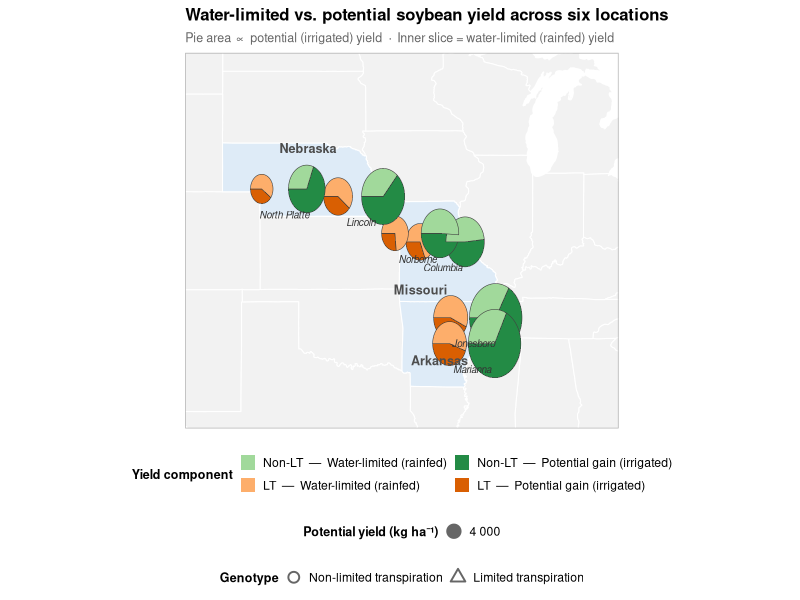
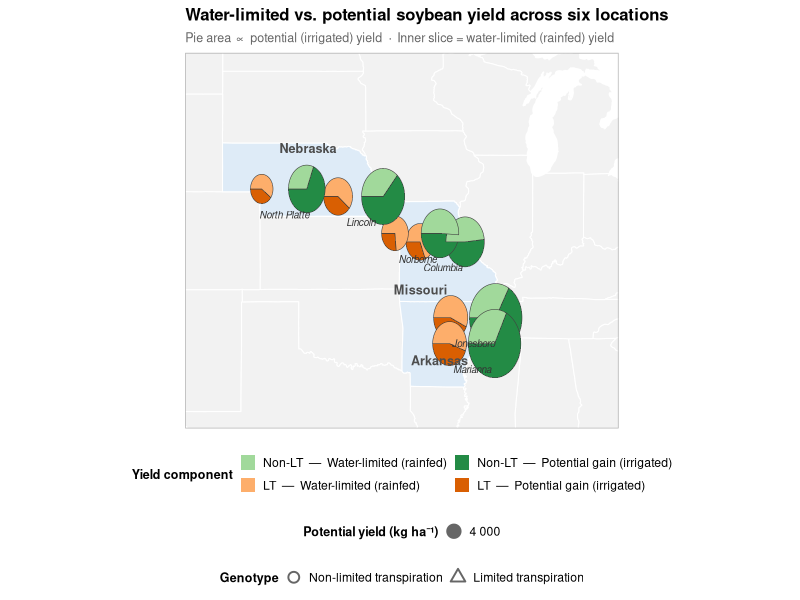

Reproduce these figures in R, in order.
## Map figure: water-limited (rainfed) vs potential (irrigated) yield
## Pie charts via ggforce::geom_arc_bar at 6 locations — LT vs non-LT soybean

setwd("/home/user/LT-trait")

library(dplyr)
library(tidyr)
library(ggplot2)
library(ggforce)
library(maps)
library(readxl)

## ── Site coordinates (2 per state) ───────────────────────────────────────────

sites <- tibble(
  Location = c("Jonesboro", "Marianna",
                "Columbia",  "Norborne",
                "Lincoln",   "North Platte"),
  State    = c("AR", "AR", "MO", "MO", "NE", "NE"),
  lat      = c(35.84, 34.78, 38.95, 39.30, 40.81, 41.12),
  lon      = c(-90.70, -90.76, -92.33, -93.67, -96.70, -100.77)
)

## ── Yield data ────────────────────────────────────────────────────────────────

ssm.model <- read_excel("SoybeanSSM_sims2.xlsx")

yield_data <- ssm.model %>%
  filter(Crop %in% c("SOYBEAN-MG4", "SOYBEAN-LT1.5-MG4",
                     "SOYBEAN-LT1.5-MG3", "SOYBEAN-MG3")) %>%
  mutate(Genotype = ifelse(Crop %in% c("SOYBEAN-MG4", "SOYBEAN-MG3"),
                           "Non-limited transpiration",
                           "Limited transpiration"),
         Genotype = factor(Genotype,
                           levels = c("Non-limited transpiration",
                                      "Limited transpiration"))) %>%
  group_by(Location, Genotype, water_mgmt) %>%
  summarise(Yield = mean(Yield_kgha, na.rm = TRUE), .groups = "drop") %>%
  pivot_wider(names_from = water_mgmt, values_from = Yield) %>%
  left_join(sites, by = "Location") %>%
  ## offset LT west, non-LT east so pies don't overlap
  mutate(lon_pie = ifelse(Genotype == "Limited transpiration",
                          lon - 1.2, lon + 1.2),
         ## radius in map-degree units, scaled to potential yield
         r = Irrigated / max(Irrigated) * 1.4)

## ── Build geom_arc_bar pie data ───────────────────────────────────────────────
## geom_arc_bar needs: x0, y0, r, r0, start, end, fill

make_arcs <- function(df) {
  df %>%
    rowwise() %>%
    mutate(
      total       = Irrigated,
      frac_rain   = Rainfed  / total,
      frac_irr    = 1 - frac_rain,
      ## water-limited slice (rainfed)
      start_rain  = -pi / 2,
      end_rain    = start_rain + frac_rain * 2 * pi,
      ## potential-gain slice (irrigated beyond rainfed)
      start_irr   = end_rain,
      end_irr     = start_rain + 2 * pi
    ) %>%
    ungroup() %>%
    ## pivot to one row per slice
    select(Location, Genotype, State, lat, lon, lon_pie, r,
           Rainfed, Irrigated,
           start_rain, end_rain, start_irr, end_irr) %>%
    pivot_longer(cols = c(start_rain, start_irr),
                 names_to  = "slice_start_col",
                 values_to = "start") %>%
    mutate(
      end   = ifelse(slice_start_col == "start_rain", end_rain, end_irr),
      slice = ifelse(slice_start_col == "start_rain",
                     "Water-limited (Rainfed)",
                     "Potential gain (Irrigated)")
    ) %>%
    select(Location, Genotype, State, lat, lon, lon_pie, r,
           Rainfed, Irrigated, start, end, slice)
}

arc_data <- make_arcs(yield_data)

## ── Colour palette ────────────────────────────────────────────────────────────

fill_colours <- c(
  "Non-limited transpiration|Water-limited (Rainfed)"   = "#a1d99b",
  "Non-limited transpiration|Potential gain (Irrigated)" = "#238b45",
  "Limited transpiration|Water-limited (Rainfed)"       = "#fdae6b",
  "Limited transpiration|Potential gain (Irrigated)"    = "#d95f02"
)

arc_data <- arc_data %>%
  mutate(fill_key = paste(Genotype, slice, sep = "|"))

## ── Bubble summary for geom_point legend ─────────────────────────────────────

bubble_ref <- tibble(
  lon_pie = -104, lat = c(34.5, 36.5, 38.5),
  r_raw   = yield_data$Irrigated[c(1,3,5)],   # example yields
  r       = yield_data$r[c(1,3,5)],
  label   = paste0(round(yield_data$Irrigated[c(1,3,5)]), " kg/ha")
)

## ── Map layers ────────────────────────────────────────────────────────────────

us_states   <- map_data("state")
focus_states <- c("arkansas", "missouri", "nebraska")

p_map <- ggplot() +

  ## base CONUS
  geom_polygon(data = us_states,
               aes(x = long, y = lat, group = group),
               fill = "grey95", colour = "white", linewidth = 0.35) +

  ## highlight study states
  geom_polygon(data = filter(us_states, region %in% focus_states),
               aes(x = long, y = lat, group = group),
               fill = "#deebf7", colour = "white", linewidth = 0.35) +

  ## site dot (geom_point) — size proportional to potential (irrigated) yield,
  ## drawn beneath pies as a subtle anchor
  geom_point(data = yield_data,
             aes(x = lon_pie, y = lat,
                 size  = Irrigated,
                 shape = Genotype),
             colour = "grey40", fill = NA, stroke = 0.8,
             show.legend = TRUE) +

  ## pie charts via geom_arc_bar
  geom_arc_bar(data = arc_data,
               aes(x0 = lon_pie, y0 = lat,
                   r0 = 0, r = r,
                   start = start, end = end,
                   fill  = fill_key),
               colour = "grey25", linewidth = 0.2) +

  ## state labels
  annotate("text",
           x = c(-92.5, -93.5, -99.5),
           y = c(34.1,  37.0,  42.8),
           label = c("Arkansas", "Missouri", "Nebraska"),
           fontface = "bold", size = 3.2, colour = "grey30") +

  ## location labels
  geom_text(data = sites,
            aes(x = lon, y = lat, label = Location),
            nudge_y = -1.05, size = 2.5, colour = "grey20", fontface = "italic") +

  ## scales
  scale_fill_manual(
    values = fill_colours,
    labels = c(
      "Non-limited transpiration|Water-limited (Rainfed)"    = "Non-LT  —  Water-limited (rainfed)",
      "Non-limited transpiration|Potential gain (Irrigated)"  = "Non-LT  —  Potential gain (irrigated)",
      "Limited transpiration|Water-limited (Rainfed)"        = "LT  —  Water-limited (rainfed)",
      "Limited transpiration|Potential gain (Irrigated)"     = "LT  —  Potential gain (irrigated)"
    ),
    breaks = c(
      "Non-limited transpiration|Water-limited (Rainfed)",
      "Non-limited transpiration|Potential gain (Irrigated)",
      "Limited transpiration|Water-limited (Rainfed)",
      "Limited transpiration|Potential gain (Irrigated)"
    ),
    name = "Yield component"
  ) +

  scale_size_continuous(
    name   = "Potential yield (kg ha⁻¹)",
    range  = c(2, 8),
    breaks = c(2000, 3000, 4000),
    labels = c("2 000", "3 000", "4 000")
  ) +

  scale_shape_manual(
    name   = "Genotype",
    values = c("Non-limited transpiration" = 21,
               "Limited transpiration"      = 24)
  ) +

  coord_fixed(1.3, xlim = c(-105, -84), ylim = c(32, 46)) +

  labs(
    x        = NULL, y = NULL,
    title    = "Water-limited vs. potential soybean yield across six locations",
    subtitle = "Pie area ∝ potential (irrigated) yield  ·  Inner slice = water-limited (rainfed) yield"
  ) +

  theme_bw(base_size = 11) +
  theme(
    axis.text        = element_blank(),
    axis.ticks       = element_blank(),
    panel.grid       = element_blank(),
    legend.position  = "bottom",
    legend.box       = "vertical",
    legend.key.size  = unit(0.75, "lines"),
    legend.title     = element_text(face = "bold", size = 9),
    plot.title       = element_text(face = "bold", size = 12),
    plot.subtitle    = element_text(colour = "grey40", size = 9),
    panel.border     = element_rect(colour = "grey70")
  ) +
  guides(
    fill  = guide_legend(order = 1, nrow = 2, byrow = TRUE,
                         override.aes = list(colour = NA)),
    size  = guide_legend(order = 2),
    shape = guide_legend(order = 3,
                         override.aes = list(size = 3, stroke = 1))
  )

ggsave("Fig_map_yields.png",  plot = p_map,
       width = 22, height = 17, units = "cm", dpi = 150, bg = "white")
ggsave("Fig_map_yields.tiff", plot = p_map,
       width = 22, height = 17, units = "cm", dpi = 300,
       compression = "lzw", bg = "white")
message("Saved: Fig_map_yields (.png + .tiff)")
